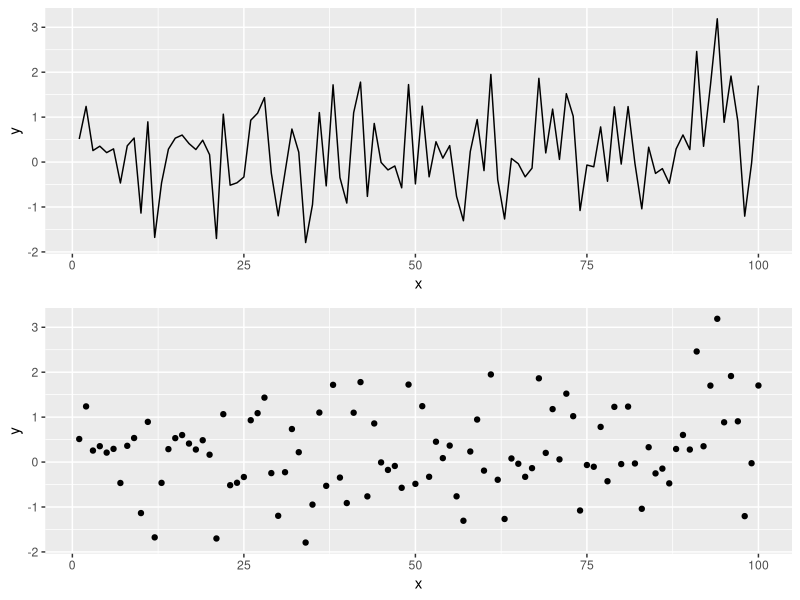
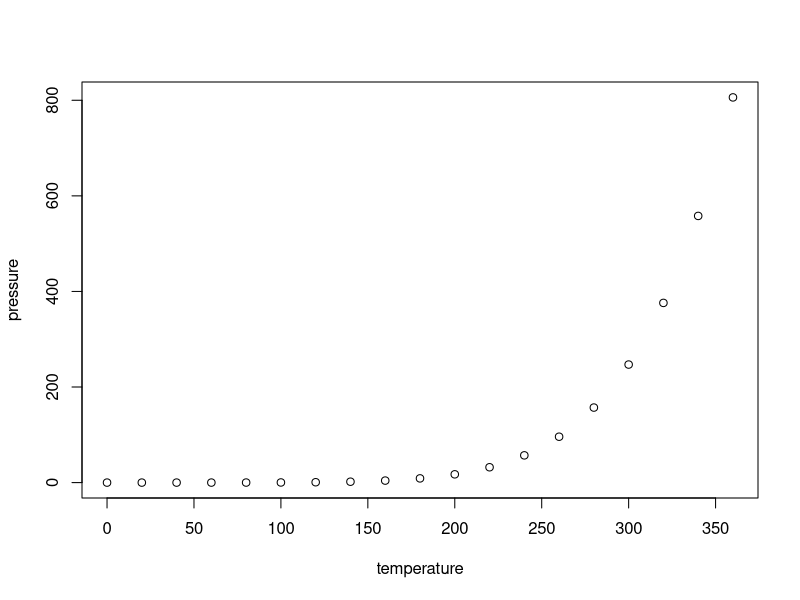

The R script that drew these images, in order:
## ---- chunk 1
knitr::opts_chunk$set(echo = TRUE, fig.width = 8,
                      fig.height = 8)
## ---- chunk 2
library(knitr)
library(ggplot2)
library(gridExtra)
library(tidyverse)
## ---- chunk 3

# Simulating data according to a normal distribution
x <- seq(1:100)
y <- rnorm(100) # Generating data form a normal distribution with mean 0 and variance 1
data <- data.frame(x = x, y = y ) # Creating a data frame
p1 = ggplot(data, aes(x= x, y = y)) + geom_line()
p2 = ggplot(data, aes(x= x, y = y)) + geom_point()

grid.arrange(p1, p2)


## ---- chunk 4
summary(cars)
## ---- chunk 5
plot(pressure)
